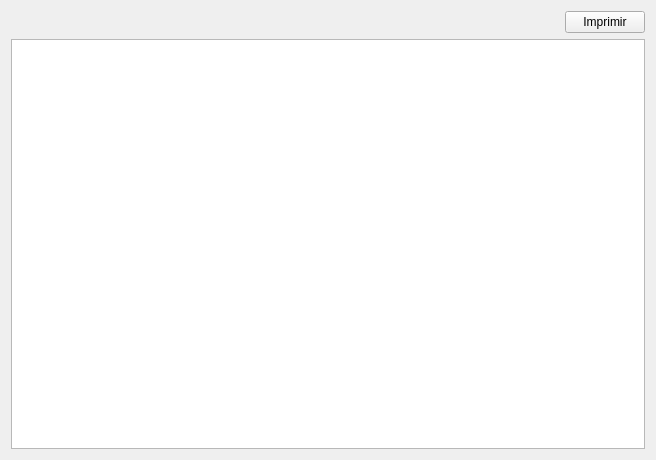
<?xml version="1.0" encoding="UTF-8"?>
<ui version="4.0">
 <class>wWorkBookList</class>
 <widget class="QWidget" name="wWorkBookList">
  <property name="geometry">
   <rect>
    <x>0</x>
    <y>0</y>
    <width>656</width>
    <height>460</height>
   </rect>
  </property>
  <property name="windowTitle">
   <string>Listado de trabajos de Lista</string>
  </property>
  <layout class="QVBoxLayout" name="verticalLayout">
   <item>
    <layout class="QHBoxLayout" name="horizontalLayout">
     <item>
      <spacer name="horizontalSpacer">
       <property name="orientation">
        <enum>Qt::Horizontal</enum>
       </property>
       <property name="sizeHint" stdset="0">
        <size>
         <width>40</width>
         <height>20</height>
        </size>
       </property>
      </spacer>
     </item>
     <item>
      <widget class="QPushButton" name="pushButton">
       <property name="text">
        <string>Imprimir</string>
       </property>
      </widget>
     </item>
    </layout>
   </item>
   <item>
    <widget class="QTableWidget" name="tableWidget">
     <property name="editTriggers">
      <set>QAbstractItemView::NoEditTriggers</set>
     </property>
     <property name="selectionBehavior">
      <enum>QAbstractItemView::SelectRows</enum>
     </property>
    </widget>
   </item>
  </layout>
 </widget>
 <resources/>
 <connections/>
</ui>
